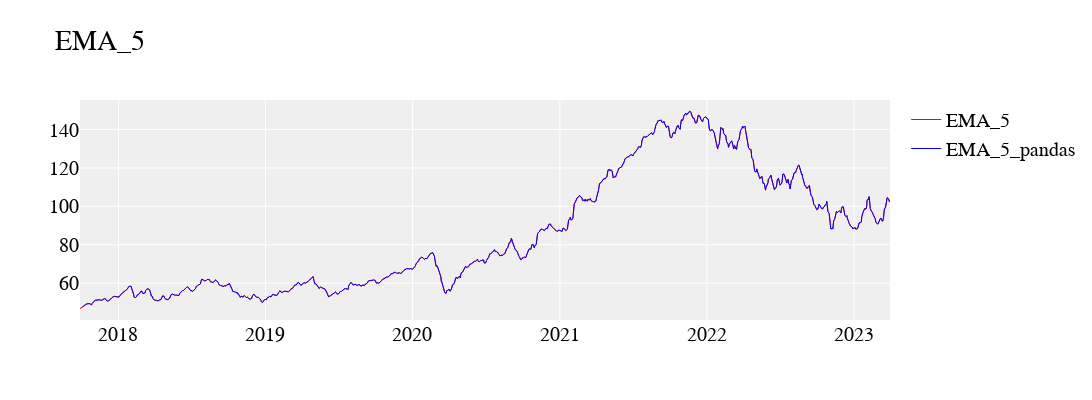
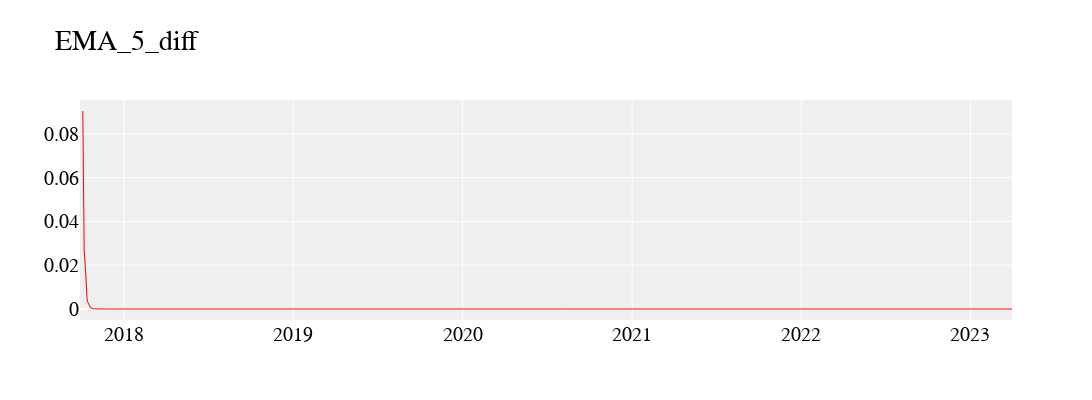

Here is the notebook cell these charts were saved with, in order:
### Code cell
plot_2_line(df.index,df['EMA'],df_pandas['EMA_5'],'EMA_5','EMA_5_pandas','EMA_5')
plot_1_line(df.index,np.absolute(df['EMA']-df_pandas['EMA_5']),'EMA_5_diff')

### Figure 1 — Plotly figure (JSON) as saved in the notebook; plotly's stock layout.template omitted (floating-point values rounded to 4 significant figures; data arrays with more than 128 entries replaced by an {"elided": "..."} marker saying what was removed)
{"data": [{"legendgroup": "1", "line": {"color": "red", "width": 1}, "name": "EMA_5", "type": "scatter", "x": {"elided": "1387 str values"}, "xaxis": "x", "y": {"elided": "1387 float values"}, "yaxis": "y"}, {"legendgroup": "1", "line": {"color": "blue", "width": 1}, "name": "EMA_5_pandas", "type": "scatter", "x": {"elided": "1387 str values"}, "xaxis": "x", "y": {"elided": "1387 float values"}, "yaxis": "y"}], "layout": {"font": {"color": "#000000", "family": "Monospace", "size": 20}, "height": 400, "plot_bgcolor": "#efefef", "title": {"text": "EMA_5"}, "width": 1200, "xaxis": {"anchor": "y", "domain": [0, 1], "rangeslider": {"visible": false}}, "yaxis": {"anchor": "x", "domain": [0, 1]}}}

### Figure 2 — Plotly figure (JSON) as saved in the notebook; plotly's stock layout.template omitted (floating-point values rounded to 4 significant figures; data arrays with more than 128 entries replaced by an {"elided": "..."} marker saying what was removed)
{"data": [{"legendgroup": "1", "line": {"color": "red", "width": 1}, "type": "scatter", "x": {"elided": "1387 str values"}, "xaxis": "x", "y": {"elided": "1387 float values"}, "yaxis": "y"}], "layout": {"font": {"color": "#000000", "family": "Monospace", "size": 20}, "height": 400, "plot_bgcolor": "#efefef", "title": {"text": "EMA_5_diff"}, "width": 1200, "xaxis": {"anchor": "y", "domain": [0, 1], "rangeslider": {"visible": false}}, "yaxis": {"anchor": "x", "domain": [0, 1]}}}
